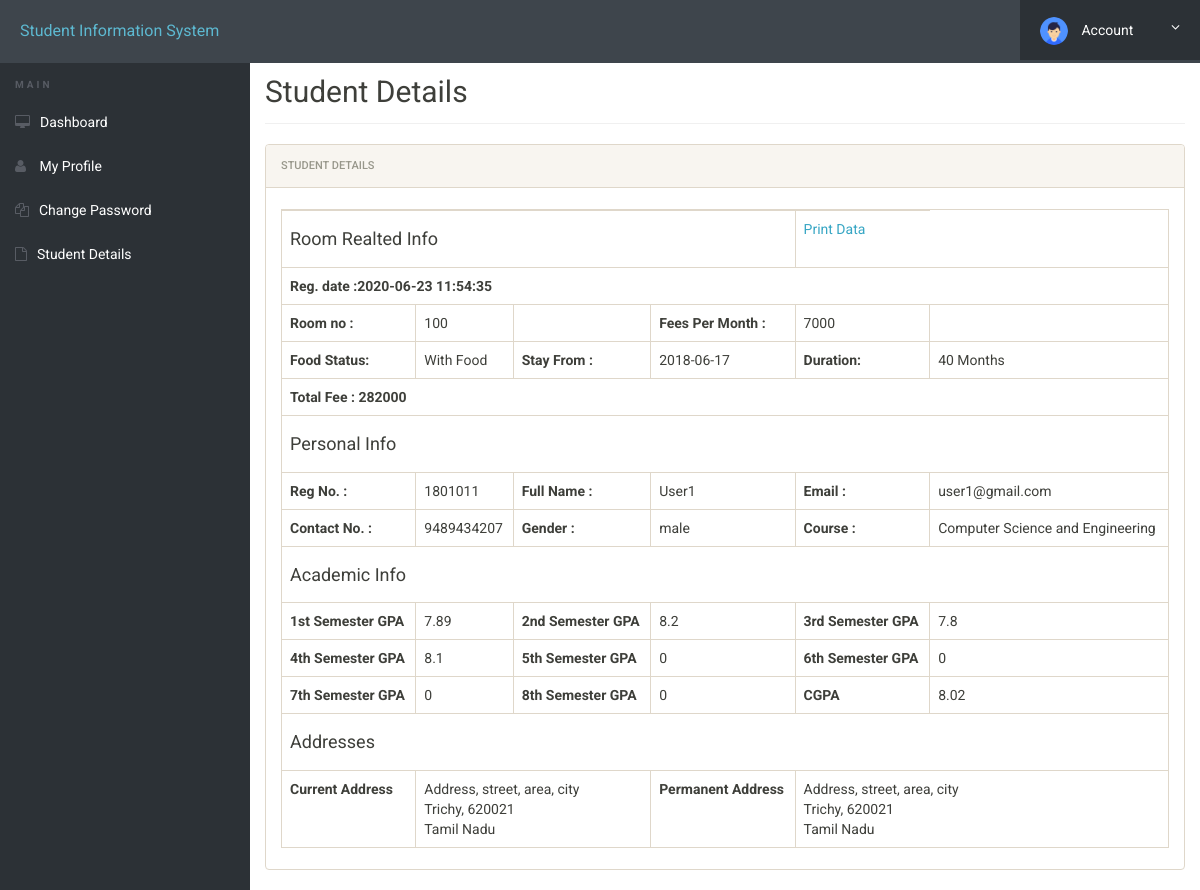
/full-details.php (signed in), run on the app's committed database.
### tables this page shows
CREATE TABLE `registration` (
  `id` int(11) NOT NULL,
  `roomno` int(11) NOT NULL,
  `CGPA` float NOT NULL,
  `feespm` int(11) NOT NULL,
  `foodstatus` int(11) NOT NULL,
  `stayfrom` date NOT NULL,
  `duration` int(11) NOT NULL,
  `course` varchar(500) NOT NULL,
  `regno` int(11) NOT NULL,
  `firstName` varchar(500) NOT NULL,
  `middleName` varchar(500) NOT NULL,
  `lastName` varchar(500) NOT NULL,
  `gender` varchar(250) NOT NULL,
  `contactno` bigint(11) NOT NULL,
  `emailid` varchar(500) NOT NULL,
  `onesem` float NOT NULL,
  `twosem` float NOT NULL,
  `threesem` float NOT NULL,
  `foursem` float NOT NULL,
  `corresAddress` varchar(500) NOT NULL,
  `corresCIty` varchar(500) NOT NULL,
  `corresState` varchar(500) NOT NULL,
  `corresPincode` int(11) NOT NULL,
  `fivesem` float NOT NULL,
  `sixsem` float NOT NULL,
  `sevensem` float NOT NULL,
  `eightsem` float NOT NULL,
  `postingDate` timestamp NOT NULL DEFAULT current_timestamp(),
  `updationDate` varchar(500) NOT NULL
);

### full-details.php (the view, shortened to what this page needs)
<?php
include('includes/config.php');
?>
<!doctype html>
<html lang="en" class="no-js">
<head>
	<link rel="stylesheet" href="css/font-awesome.min.css">
	<link rel="stylesheet" href="css/bootstrap.min.css">
	<link rel="stylesheet" href="css/dataTables.bootstrap.min.css">
	<link rel="stylesheet" href="css/bootstrap-social.css">
	<link rel="stylesheet" href="css/bootstrap-select.css">
	<link rel="stylesheet" href="css/fileinput.min.css">
	<link rel="stylesheet" href="css/awesome-bootstrap-checkbox.css">
	<link rel="stylesheet" href="css/style.css">
</head>
<body>
	<?php include('includes/header.php');?>
	<div class="ts-main-content">
			<?php include('includes/sidebar.php');?>
		<div class="content-wrapper">
			<div class="container-fluid">
				<div class="row">
					<div class="col-md-12">
						<br>
						<h2 class="page-title">Student Details</h2>
						<div class="panel panel-default">
							<div class="panel-heading">Student Details</div>
							<div class="panel-body">
								<table id="zctb" class="table table-bordered " cellspacing="0" width="100%">
									<tbody>
<?php
$aid=$_SESSION['login'];
	$ret="select * from registration where emailid=?";
$stmt= $mysqli->prepare($ret) ;
$stmt->bind_param('s',$aid);
$stmt->execute() ;
$res=$stmt->get_result();
while($row=$res->fetch_object())
	  {
	  	?>
<tr>
<td colspan="4"><h4>Room Realted Info</h4></td>
<td><a href="javascript:void(0);"  onClick="popUpWindow('http://localhost/hostel/full-profile.php?id=<?php echo $row->emailid;?>');" title="View Full Details">Print Data</a></td>
</tr>
<tr>
<td colspan="6"><b>Reg. date :<?php echo $row->postingDate;?></b></td>
</tr>
<tr>
<td><b>Room no :</b></td>
<td><?php echo $row->roomno;?></td>
<td><b></b></td>
<td><b>Fees Per Month :</b></td>
<td><?php echo $fpm=$row->feespm;?></td>
	<td></td>
</tr>
<tr>
<td><b>Food Status:</b></td>
<td>
<?php if($row->foodstatus==0)
{
echo "Without Food";
}
else
{
echo "With Food";
}
;?></td>
<td><b>Stay From :</b></td>
<td><?php echo $row->stayfrom;?></td>
<td><b>Duration:</b></td>
<td><?php echo $dr=$row->duration;?> Months</td>
</tr>
<tr>
<td colspan="6"><b>Total Fee :
<?php if($row->foodstatus==1)
{
$fd=2000;
echo (($dr*$fpm)+$fd);
}
else
{
echo $dr*$fpm;
}
?></b></td>
</tr>
<tr>
<td colspan="6"><h4>Personal Info</h4></td>
</tr>
<tr>
<td><b>Reg No. :</b></td>
<td><?php echo $row->regno;?></td>
<td><b>Full Name :</b></td>
<td><?php echo $row->firstName;?><?php echo $row->middleName;?><?php echo $row->lastName;?></td>
<td><b>Email :</b></td>
<td><?php echo $row->emailid;?></td>
</tr>
<tr>
<td><b>Contact No. :</b></td>
<td><?php echo $row->contactno;?></td>
<td><b>Gender :</b></td>
<td><?php echo $row->gender;?></td>
<td><b>Course :</b></td>
<td><?php echo $row->course;?></td>
</tr>
<tr>
<td colspan="6"><h4>Academic Info</h4></td>
</tr>
<tr>
<td><b>1st Semester GPA</b></td>
<td><?php echo $row->onesem;?></td>
<td><b>2nd Semester GPA</b></td>
<td><?php echo $row->twosem;?></td>
<td><b>3rd Semester GPA</b></td>
<td><?php echo $row->threesem;?></td>
		</tr>
<tr>
<td><b>4th Semester GPA</b></td>
<td><?php echo $row->foursem;?></td>
<td><b>5th Semester GPA</b></td>
<td><?php echo $row->fivesem;?></td>
<td><b>6th Semester GPA</b></td>
<td><?php echo $row->sixsem;?></td>
</tr>
<tr>
<td><b>7th Semester GPA</b></td>
<td><?php echo $row->sevensem;?></td>
<td><b>8th Semester GPA</b></td>
<td><?php echo $row->eightsem;?></td>
<td><b>CGPA</b></td>
<td><?php echo $row->CGPA;?></td>
</tr>
<tr>
<td colspan="6"><h4>Addresses</h4></td>
</tr>
<tr>
<td><b>Current Address</b></td>
<td colspan="2">
<?php echo $row->corresAddress;?><br />
<?php echo $row->corresCIty;?>, <?php echo $row->corresPincode;?><br />
<?php echo $row->corresState;?>
</td>
<td><b>Permanent Address</b></td>
<td colspan="2">
<?php echo $row->corresAddress;?><br />
<?php echo $row->corresCIty;?>, <?php echo $row->corresPincode;?><br />
<?php echo $row->corresState;?>
</td>
</tr>
<?php
} ?>
</tbody>
</table>
</div>
</div>
</div>
</div>
</div>
</div>
</div>
</body>
</html>

### css/style.css (style rules this page uses)
html { font-size: 14px; }
@media only screen and (min-width: 480px) { html { font-size: 17px; } }
@media only screen and (min-width: 768px) { html { font-size: 14px; } }
body { font-size: 1em; }
a { color: #37a6c4; }
.panel { overflow: hidden; }
.page-title { padding-bottom: 15px; margin-bottom: 20px; border-bottom: 1px solid #f0f0f0; }
.ts-main-content .content-wrapper { padding-top: 15px; margin-top: 20px; }
@media only screen and (min-width: 992px) { .ts-main-content .content-wrapper { margin-left: 250px; } }

### data on the page
registration: postingDate "2020-06-23 11:54:35", roomno "100", feespm "7000", shows "With Food", stayfrom "2018-06-17", duration "40", ($dr*$fpm)+$fd "282000", regno "1801011", firstName "User", lastName "1", emailid "user1@gmail.com", contactno "9489434207", gender "male", course "Computer Science and Engineering", onesem "7.89", twosem "8.2", threesem "7.8", foursem "8.1", fivesem "0", sixsem "0", sevensem "0", eightsem "0", CGPA "8.02", corresAddress "Address, street, area, city", corresCIty "Trichy", corresPincode "620021", corresState "Tamil Nadu"
